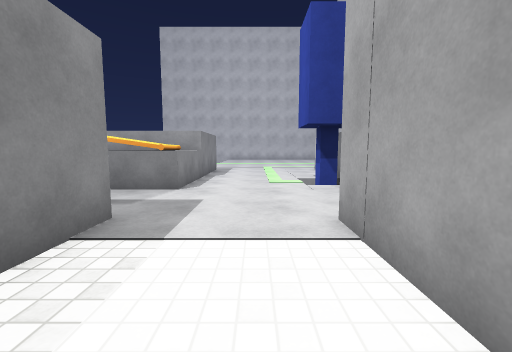
View 1 (above)

16 first-person views from a walk through a Unity game level. The camera is 1.2 m above the floor, tilts 6° down and sees 90° across. The floor is counted in squares, 1 m on a side. Each view is taken from the middle of a square. On the plan, view 1 faces up. The plan holds only what a view shows up to about 12 squares ahead; the rest is blank. The place goes on beyond the plan. The player character is not drawn. Door leaves are left out, so doorways stand open. Surface patterns are stand-ins for the level's own textures.

View 2
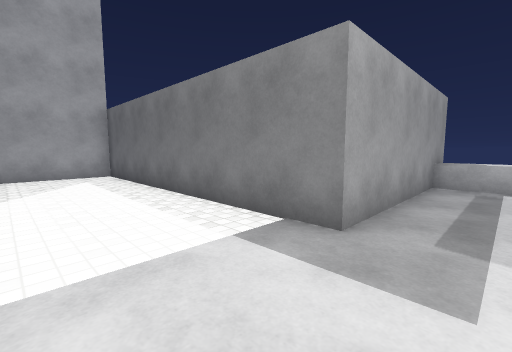

View 3
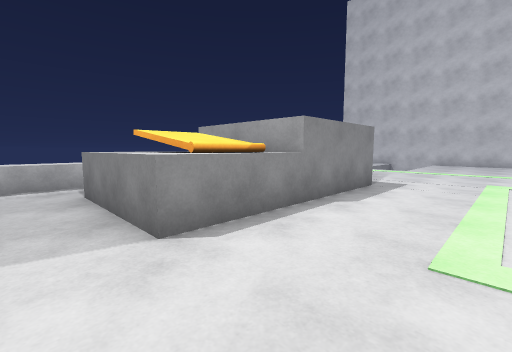

View 4
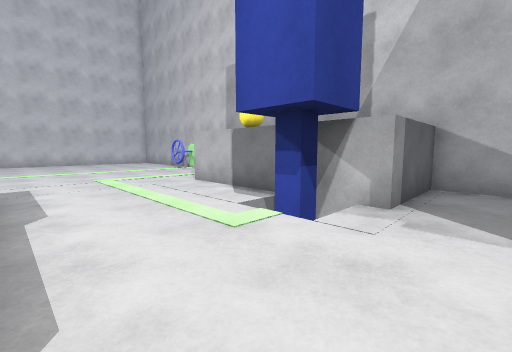

View 5
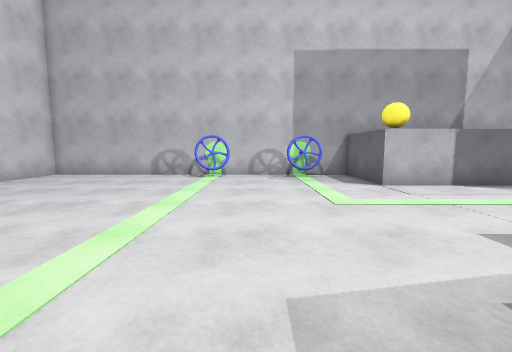

View 6
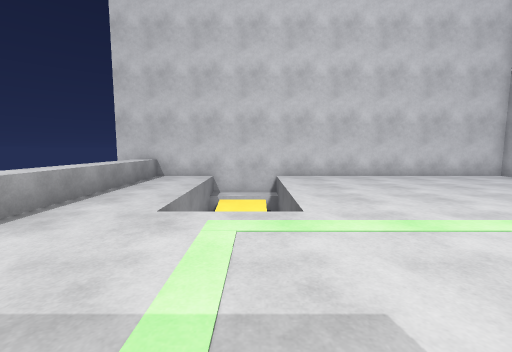

View 7
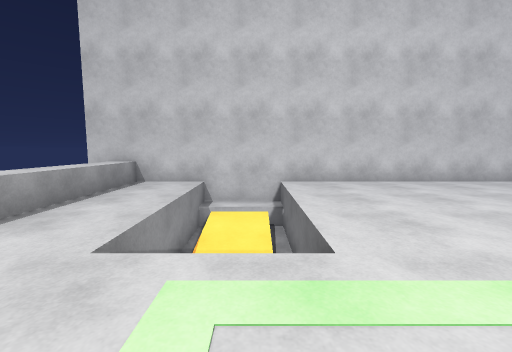

View 8
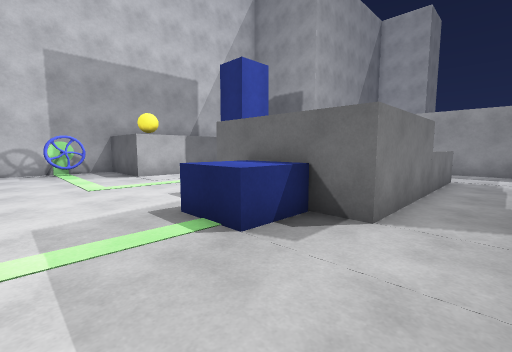

View 9
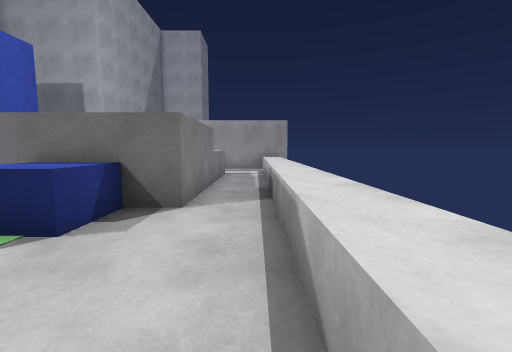

View 10
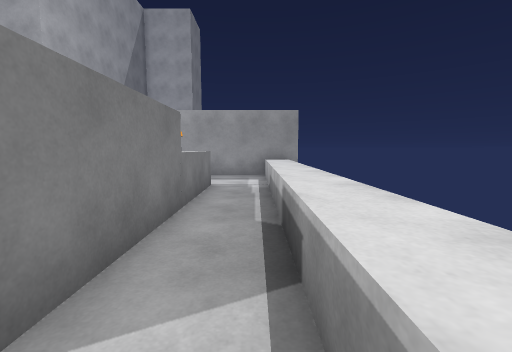

View 11
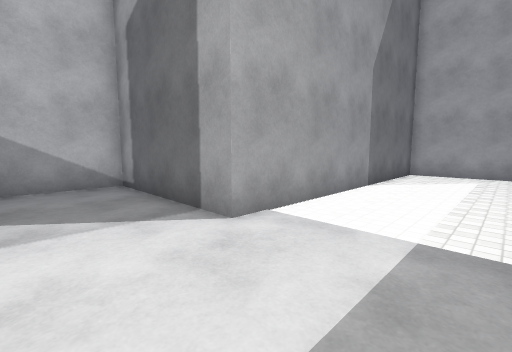

View 12
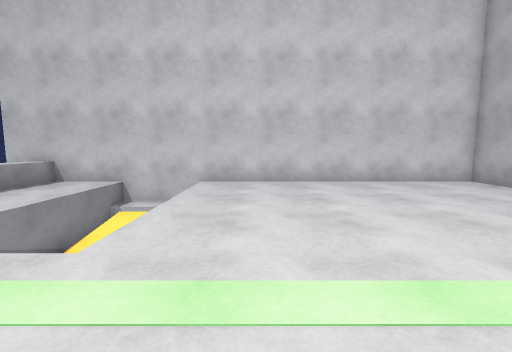

View 13
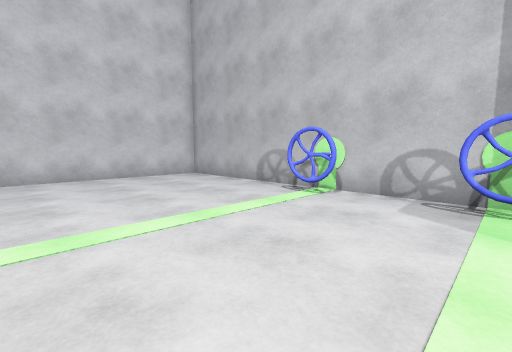

View 14
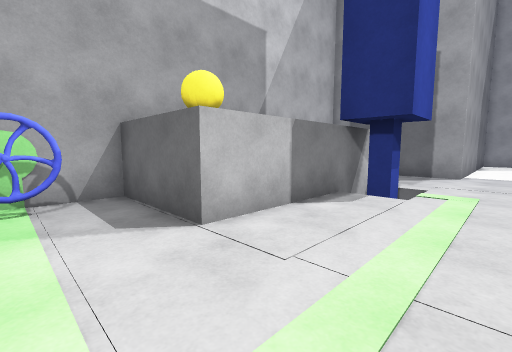

View 15
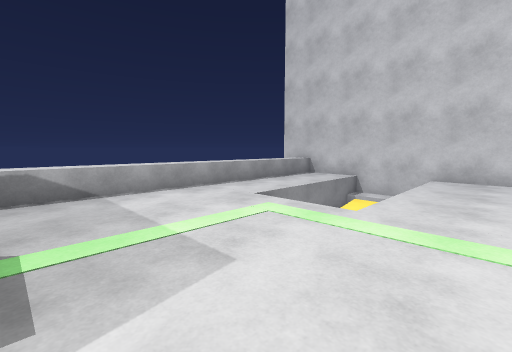

View 16
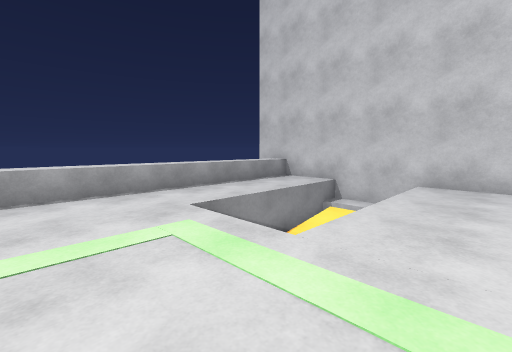

### Floor plan
Key: @ floor where view 1 was taken; # wall or solid block; . floor; / step, stairs or slope; D open door; ^ raised ledge; v drop or lower ground; B blue block; Y yellow ball; A valve; O other object.
Columns run from 10 left of view 1 to 7 right of it. Each row starts with its distance up from view 1.
 29 #^##   ###########
 28 #^..vvvv.........#
 27  ^...O  .........#
 26  ^...  ..........#
 25  ^../  /.........#
 24  ^../  /.........#
 23  ^../  /.........#
 22  ^..////.........#
 21  ^..............A#
 20  ^..............A#
 19  ^...............#
 18  ^..............A#
 17  ^..............A#
 16  ^...OO.........A#
 15  ^..^OO^......^^^#
 14  ^..^   ^.....^YY
 13  ^..^   ^.....^YY
 12  ^..^   ^.....^
 11  ^..^##^^.....^
 10  ^..OOOO^...B#
  9  ^..OOOO^...BB^
  8  ^..^OO^^.....^^^^
  7  ^...............#
  6  ^...............#
  5  ^...............#
  4 #^######DDDD######
  3        #....#
  2        #....#
  1        #....#
  0        #..@.#
 -1        #....#
 -2        #....#
 -3        #....#
 -4        #....#
 -5        #....#
 -6        #....#
 -7        ######

Positions as (right, up) in squares from view 1, and headings:
1: (0, 0), facing up
2: (1, 6), facing down-left
3: (1, 6), facing up-left
4: (-2, 6), facing up-right
5: (-5, 19), facing right
6: (-4, 17), facing up
7: (-4, 19), facing up
8: (-8, 19), facing down-right
9: (-8, 20), facing down
10: (-8, 16), facing down
11: (-2, 7), facing down-right
12: (-1, 19), facing up
13: (0, 17), facing up-right
14: (0, 17), facing down-right
15: (-1, 17), facing up-left
16: (-1, 19), facing up-left
